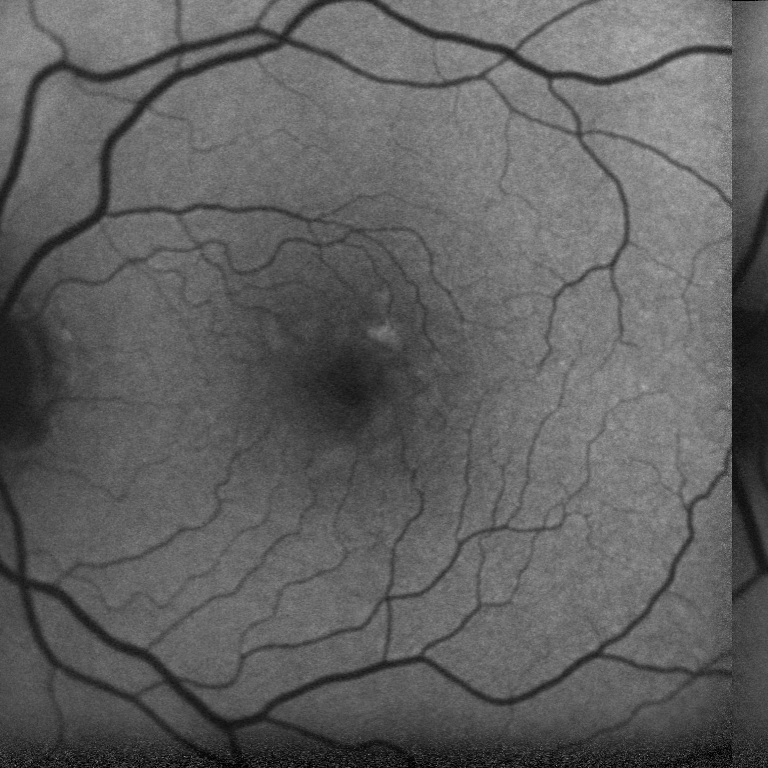
%> input picture Test Set/BARR OD 1.tif, 768 x 768 px
$ octave --eval "result = cluster_texture_regions(imread('../Test Set/BARR OD 1.tif'));"   (GNU Octave 9; MATLAB toolbox functions it lacks are replaced by stand-ins)
%> lines starting %> are read from the running program, lines starting %| are printed output that depends on the picture; in (x1, y1, x2, y2) boxes, pixels count from 0 and x2, y2 are one past the last pixel; in counts of white or black regions, pixels touching at a corner belong together; the program's own positions count from 1
function [final_clusters] = cluster_texture_regions(img, varargin)
    debug = -1;
    if length(varargin) == 1
        debug = varargin{1};
    elseif isempty(varargin)
        debug = 1;
    else
        throw(MException('MATLAB:paramAmbiguous','Incorrect number of input arugments'));
    end

    %Clean up the really small regions and holes in mostly clustered areas
    cleaned = imfill(img, 'holes');
    cleaned = bwareaopen(cleaned, 9);
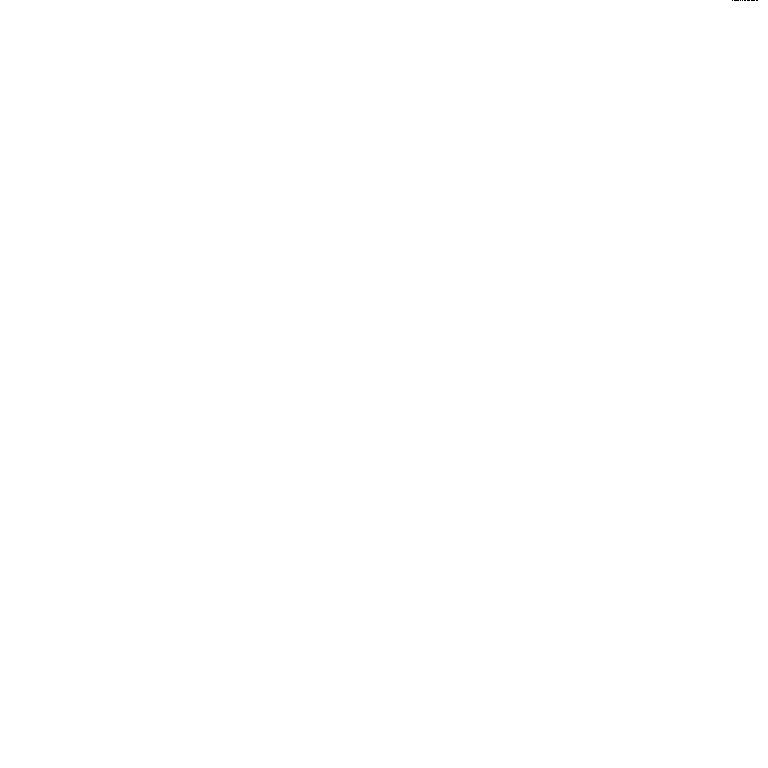
%> cleaned: size 768x768 logical; 100% white; black in thin lines or dots, all inside (x1, y1, x2, y2) = (732, 0, 758, 1)

    %Downsample if necessary to maxsamples
    total_samples = sum(cleaned(:) == 1);
%> total_samples = 589805
    maxsample = 10000;
    if(total_samples > maxsample)
        if(debug == 1 || 2)
            disp(['Downsampling an image to ', num2str(maxsample),' points from ', num2str(total_samples)]);
%| Downsampling an image to 10000 points from 589805
        end

        %Get an indexable list of x,y coordinates to downsample
        rand_list_xy = zeros(total_samples,2);
        rand_list_index = 1;
        for y=1:size(cleaned, 1)
            for x=1:size(cleaned,2)
                if(cleaned(y,x) == 1)
                    rand_list_xy(rand_list_index,:) = [y x];
                    rand_list_index = rand_list_index + 1;
                end
            end
        end
%> after the loop, rand_list_index = 589806

        %Uniform random sample coordinate points from an image
        rand_list = randsample(total_samples, maxsample);
        clean_tmp = zeros(size(cleaned, 1), size(cleaned, 2));
        for i=1:numel(rand_list)
            y = rand_list_xy(rand_list(i),1);
            x = rand_list_xy(rand_list(i),2);
            clean_tmp(y,x) = 1;
        end
%> this loop made 10000 passes
%> (y, x) on passes 1 to 3: (649, 400), (583, 89), (324, 12)
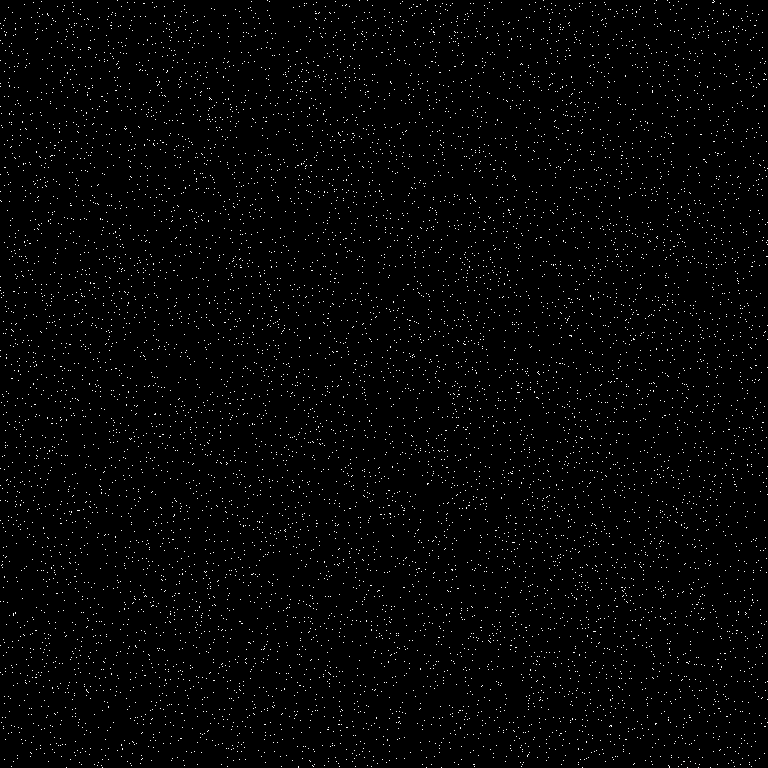
%> clean_tmp: size 768x768 double; values 0 (black) and 1 (white), 1.7% white in thin lines or dots

        cleaned = clean_tmp;
    end

    %Get the count of the connected components
    conn_regions = bwconncomp(cleaned);
%> conn_regions = 9300 connected components
    max_num_regions = conn_regions.NumObjects;
%> max_num_regions = 9300

    %Get the total number of datapoints to cluster
    total_size = 0;
    for y=1:size(cleaned, 1)
        for x=1:size(cleaned,2)
            if(cleaned(y,x) == 1)
                total_size = total_size + 1;
            end
        end
    end
%> after the loop, total_size = 10000

    %Reformat the input dataset to push into the clusterdata function
    output_list = zeros(total_size, 2);
    current_index = 1;
    for y=1:size(cleaned, 1)
        for x=1:size(cleaned,2)
            if(cleaned(y,x) == 1)
                output_list(current_index, 1) = x;
                output_list(current_index, 2) = y;
                current_index = current_index + 1;
            end
        end
    end
%> after the loop, current_index = 10001

    %Cluster the output data
    cutoffval = round(max_num_regions / 2);
%> cutoffval = 4650
    if(cutoffval <= 5)
        cutoffval = 6;
    end
    if(cutoffval > 25)
        cutoffval = 25;
    end
    if(debug == 1 || debug == 2)
        disp(['Cutoffval: ', num2str(cutoffval)]);
    end

%> (the run ends here)

$ run again, on Test Set/BARR OD 2.tif
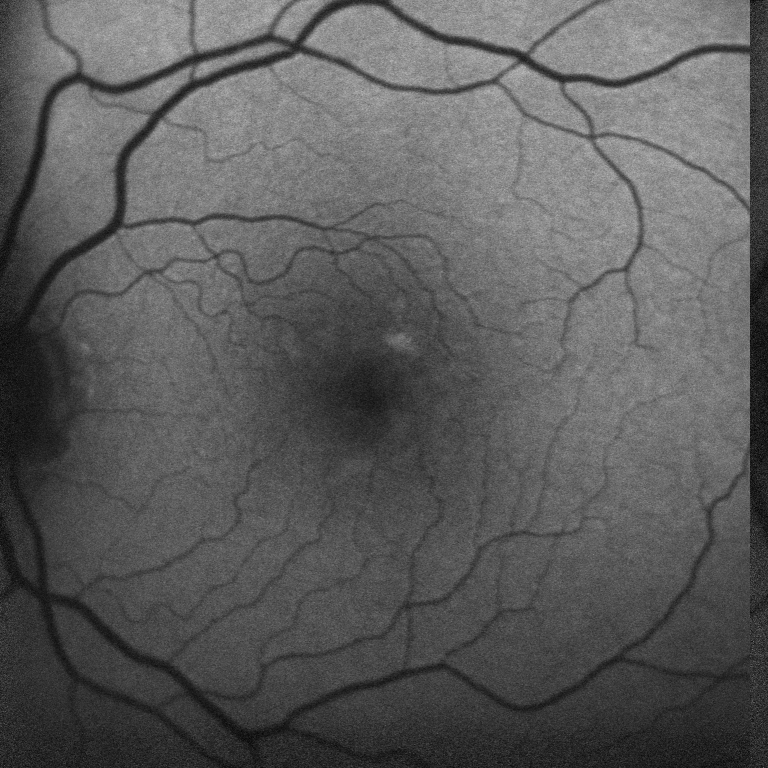
%> input picture Test Set/BARR OD 2.tif, 1536 x 1536 px (shown at 1/2 size)
%> total_samples = 2359277
%| Downsampling an image to 10000 points from 2359277
%> after the loop in cluster_texture_regions, `for y=1:size(cleaned, 1)`: rand_list_index = 2359278
%> the loop in cluster_texture_regions, `for i=1:numel(rand_list)` made 10000 passes
%> (y, x) on passes 1 to 3: (1298, 53), (1165, 340), (647, 10)
%> after the loop in cluster_texture_regions, `for i=1:numel(rand_list)`:
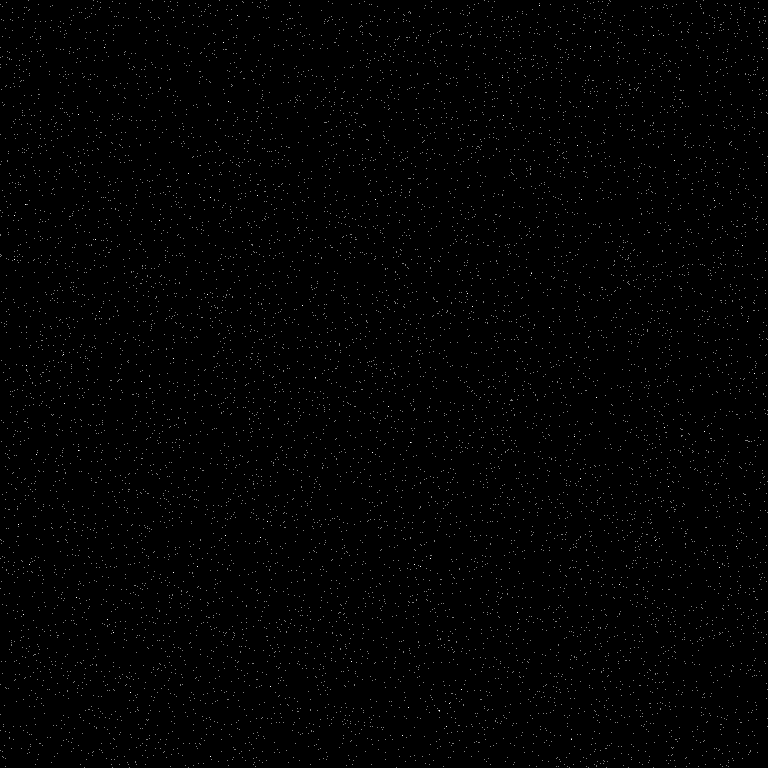
%> clean_tmp: size 1536x1536 double (shown at 1/2 size); values 0 (black) and 1 (white), 0.42% white in thin lines or dots
%> conn_regions = 9830 connected components
%> max_num_regions = 9830
%> after the loop in cluster_texture_regions, `for y=1:size(cleaned, 1)`: total_size = 10000
%> after the loop in cluster_texture_regions, `for y=1:size(cleaned, 1)`: current_index = 10001
%> cutoffval = 4915
